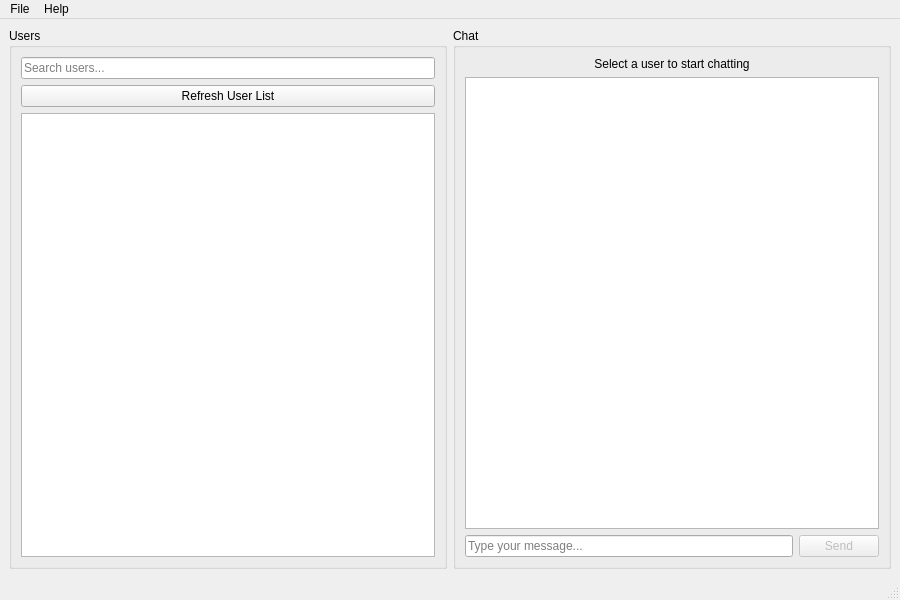
<?xml version="1.0" encoding="UTF-8"?>
<ui version="4.0">
    <class>MainWindow</class>
    <widget class="QMainWindow" name="MainWindow">
        <property name="geometry">
            <rect>
                <x>0</x>
                <y>0</y>
                <width>900</width>
                <height>600</height>
            </rect>
        </property>
        <property name="windowTitle">
            <string>Corporate Messenger</string>
        </property>
        <widget class="QWidget" name="centralwidget">
            <layout class="QHBoxLayout" name="horizontalLayout">
                <item>
                    <widget class="QGroupBox" name="usersGroupBox">
                        <property name="title">
                            <string>Users</string>
                        </property>
                        <property name="minimumWidth">
                            <number>250</number>
                        </property>
                        <property name="maximumWidth">
                            <number>300</number>
                        </property>
                        <layout class="QVBoxLayout" name="verticalLayout">
                            <item>
                                <widget class="QLineEdit" name="searchEdit">
                                    <property name="placeholderText">
                                        <string>Search users...</string>
                                    </property>
                                </widget>
                            </item>
                            <item>
                                <widget class="QPushButton" name="refreshButton">
                                    <property name="text">
                                        <string>Refresh User List</string>
                                    </property>
                                </widget>
                            </item>
                            <item>
                                <widget class="QListWidget" name="userListWidget"/>
                            </item>
                        </layout>
                    </widget>
                </item>
                <item>
                    <widget class="QGroupBox" name="chatGroupBox">
                        <property name="title">
                            <string>Chat</string>
                        </property>
                        <layout class="QVBoxLayout" name="verticalLayout_2">
                            <item>
                                <widget class="QLabel" name="chatWithLabel">
                                    <property name="text">
                                        <string>Select a user to start chatting</string>
                                    </property>
                                    <property name="alignment">
                                        <set>Qt::AlignCenter</set>
                                    </property>
                                </widget>
                            </item>
                            <item>
                                <widget class="QTextBrowser" name="chatBrowser">
                                    <property name="openExternalLinks">
                                        <bool>false</bool>
                                    </property>
                                </widget>
                            </item>
                            <item>
                                <layout class="QHBoxLayout" name="horizontalLayout_2">
                                    <item>
                                        <widget class="QLineEdit" name="messageEdit">
                                            <property name="placeholderText">
                                                <string>Type your message...</string>
                                            </property>
                                        </widget>
                                    </item>
                                    <item>
                                        <widget class="QPushButton" name="sendButton">
                                            <property name="text">
                                                <string>Send</string>
                                            </property>
                                            <property name="enabled">
                                                <bool>false</bool>
                                            </property>
                                        </widget>
                                    </item>
                                </layout>
                            </item>
                        </layout>
                    </widget>
                </item>
            </layout>
        </widget>
        <widget class="QMenuBar" name="menubar">
            <property name="geometry">
                <rect>
                    <x>0</x>
                    <y>0</y>
                    <width>900</width>
                    <height>22</height>
                </rect>
            </property>
            <widget class="QMenu" name="menuFile">
                <property name="title">
                    <string>File</string>
                </property>
                <addaction name="actionLogout"/>
                <addaction name="separator"/>
                <addaction name="actionExit"/>
            </widget>
            <widget class="QMenu" name="menuHelp">
                <property name="title">
                    <string>Help</string>
                </property>
                <addaction name="actionAbout"/>
            </widget>
            <addaction name="menuFile"/>
            <addaction name="menuHelp"/>
        </widget>
        <widget class="QStatusBar" name="statusbar"/>
        <action name="actionLogout">
            <property name="text">
                <string>Logout</string>
            </property>
        </action>
        <action name="actionExit">
            <property name="text">
                <string>Exit</string>
            </property>
        </action>
        <action name="actionAbout">
            <property name="text">
                <string>About</string>
            </property>
        </action>
    </widget>
    <resources/>
    <connections/>
</ui>
